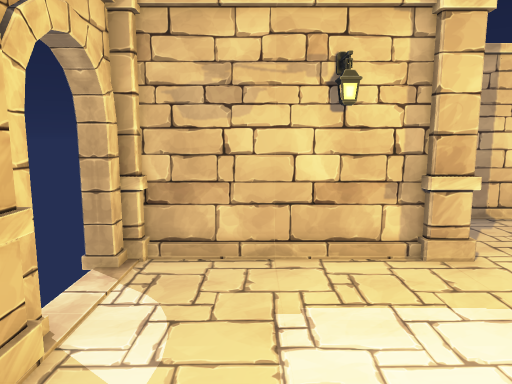
[1] (above)

12 first-person views from a walk through a Unity game level. The camera is 1.4 m above the floor, tilts 8° down and sees 70° across. Doors are open. The floor is counted in squares, 0.5 m on a side. Each view is taken from the middle of a square. On the plan, view 1 faces up. The plan holds only what a view shows up to about 20 squares ahead; the rest is blank. The player is left out.

[2]
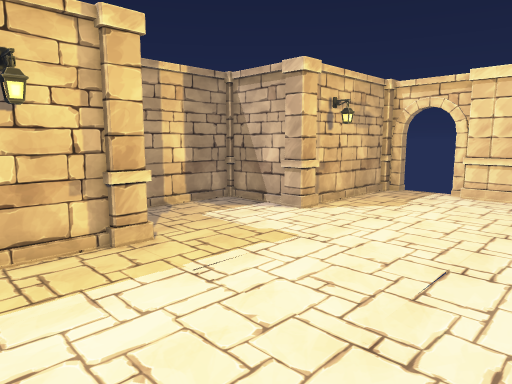

[3]
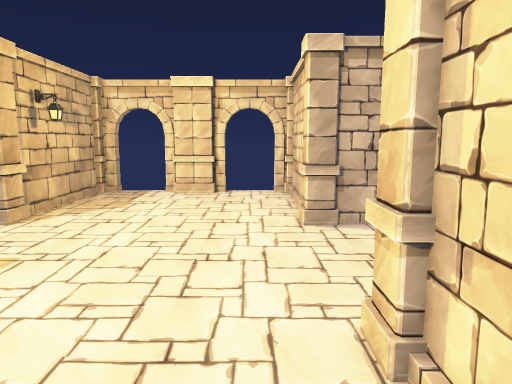

[4]
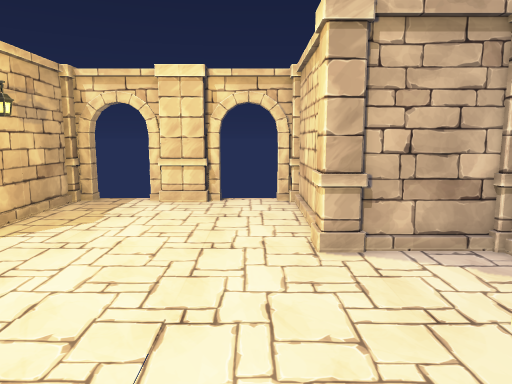

[5]
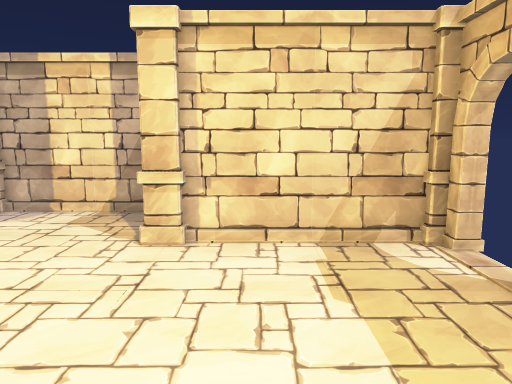

[6]
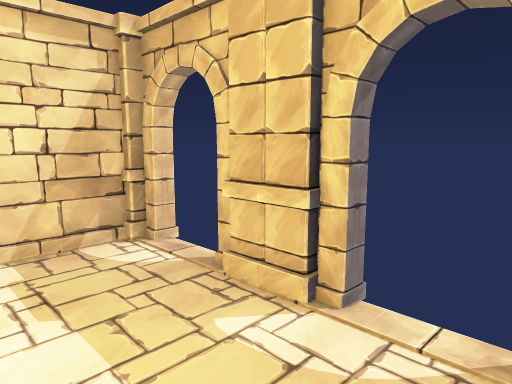

[7]
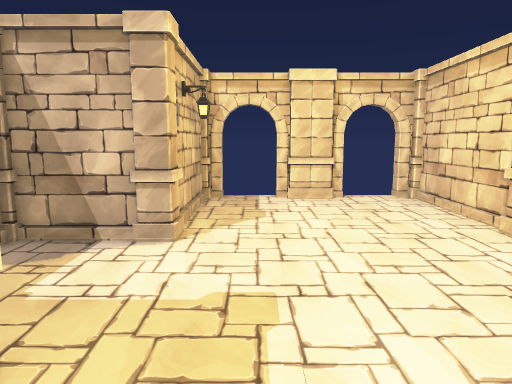

[8]
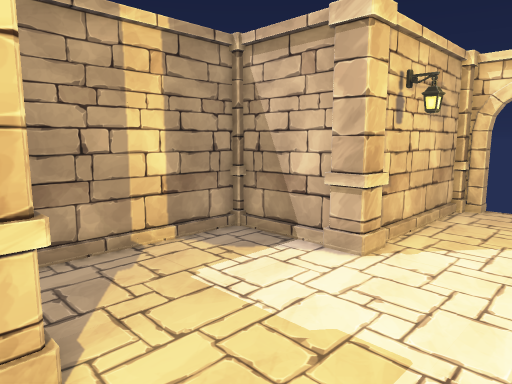

[9]
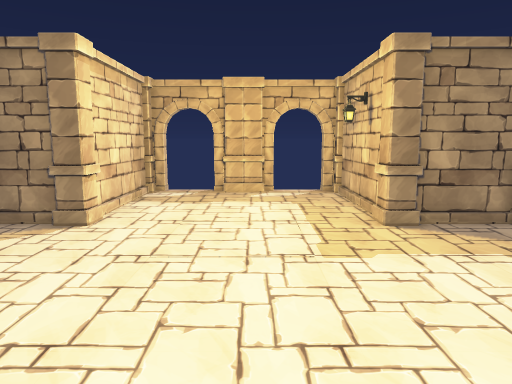

[10]
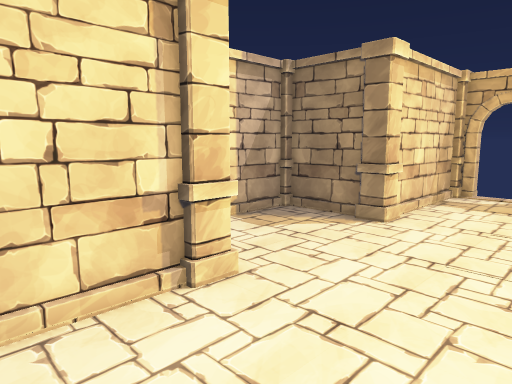

[11]
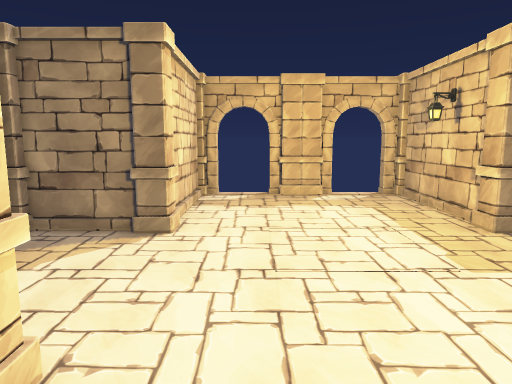

[12]
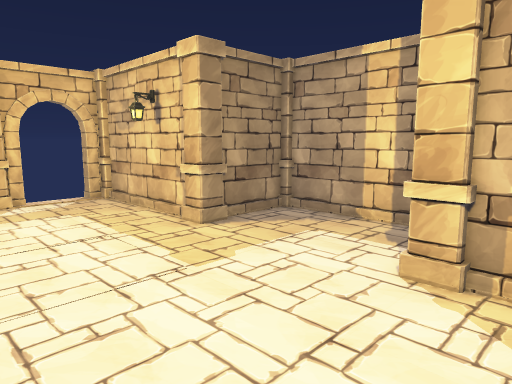

### Floor plan
Points are (right, up) in squares from view 1. A wall is a line through its corners. A room is listed if a view was taken in it or the views show most of it. See-through windows are left out.
Room 1 (views 1, 2, 3, 4, 5, 6, 7, 8, 9, 10, 11, 12)
walls: (3.6, 8.6) (-2.8, 8.6); (4.7, -3.4) (4.7, -6.2); (13.4, -2) (19.8, -2); (12.3, 9.4) (12.3, 13.1) (5, 13.1); (5, -6.5) (12.3, -6.5) (12.3, -3.4); (4.7, 12.9) (4.7, 9.4); (-3.1, 2.4) (-3.1, 1.7); (-3.1, 5) (-3.1, 4.4); (-3.1, -1) (-3.1, -1.7); (-2.8, -2) (3.5, -2); (20, 1.7) (20, 2.4); (20, 4.4) (20, 5); (-3.1, 8.4) (-3.1, 7.7); (20, -1.7) (20, -1); (20, 7.7) (20, 8.4); (19.8, 8.6) (13.4, 8.6)
low walls: (13.5, -1.8) (16.2, -1.8); (12.1, 9.5) (12.1, 12.4); (4.9, -4.5) (4.9, -6); (6.4, -6.3) (8.4, -6.3); (12.1, -6) (12.1, -3.5); (-2.6, -1.8) (3.5, -1.8)
ways out: open door at (-3.4, 0.2); open door at (-3.4, 6.2); open door at (20.5, 0); open door at (20.5, 6)
objects: pillar (-4, 3) to (-3, 3); pillar (-4, 4) to (-3, 4); pillar (4, -3) to (5, -2); pillar (4, 8) to (5, 9); pillar (12, -3) to (13, -2); pillar (12, 8) to (13, 9); pillar (20, 3) to (21, 3); pillar (20, 4) to (21, 4)

Where each view was taken, in squares from view 1:
view 1: 0 up, 0 right, facing up
view 2: 1 down, 0 right, facing up-right
view 3: 0 up, 0 right, facing right
view 4: 0 up, 3 right, facing right
view 5: 8 up, 2 right, facing down
view 6: 8 up, 2 right, facing down-left
view 7: 6 up, 2 right, facing right
view 8: 4 up, 4 right, facing up-right
view 9: 4 up, 17 right, facing left
view 10: 4 up, 17 right, facing down-left
view 11: 1 up, 16 right, facing left
view 12: 1 up, 15 right, facing up-left
